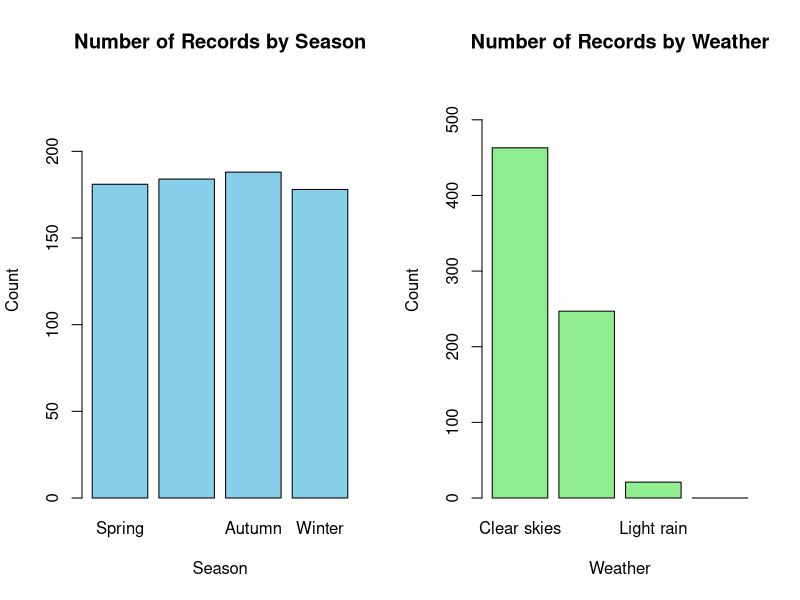
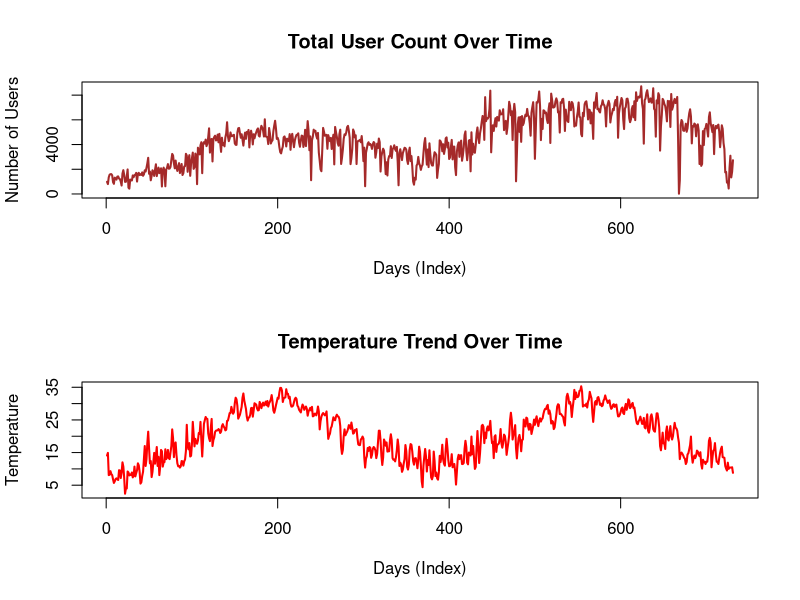

Recreate these plots in R, in order.
# File read
setwd("C:\\Users\\savli\\Documents\\GitHub\\Homework_01");
dataBikes <- read.csv("HW1_bike_sharing.csv", header = TRUE);

# ---- Item 1 ----#
#função para obter o número de linhas (=número de observações)
observationNumber <- nrow(dataBikes);
#função para obter o 1º elemento do vetor com os dias das observações
startDate <- dataBikes$dteday[1];
#função para obter o último elemento do vetor com os dias das observações
endDate <- dataBikes$dteday[observationNumber];

#Display das informações obtidas
cat("Número de observações:")
print(observationNumber)

cat("Data de início da amostra:")
print(startDate)

cat("Data de fim da amostra:") 
print(endDate)

# ---- Item 2 ----#

# Measures of Central Tendency
tempMean <- mean(dataBikes$temp);
tempMedian <- median(dataBikes$temp);
tempQuantile <- quantile(dataBikes$temp,
                         probs = c(0.25, 0.5, 0.75))

casualMean <- mean(dataBikes$casual);
casualMedian <- median(dataBikes$casual);
casualQuantile <- quantile(dataBikes$casual,
                           probs = c(0.25, 0.5, 0.75));

registeredMean <- mean(dataBikes$registered);
registeredMedian <- median(dataBikes$registered);
registeredQuantile <- quantile(dataBikes$registered,
                               probs = c(0.25, 0.5, 0.75));

# Table with the measures
centralTendTable <- data.frame(
  variable = c("temp", "casual", "registered"),
  Mean = c(tempMean, casualMean, registeredMean),
  Median = c(tempMedian, casualMedian, registeredMedian),
  Q1 = c(tempQuantile[1], casualQuantile[1], registeredQuantile[1]),
  Q3 = c(tempQuantile[3], casualQuantile[3], registeredQuantile[3])
)
cat("Statistical Summary of Numeric Variables\n") 
print(centralTendTable)

# ---- Item 3 ----#
# Replace the numbers with their names of representation
dataBikes$season <- factor(dataBikes$season,
                           levels = c(1, 2, 3, 4),
                           labels = c("Spring", "Summer",
                                      "Autumn", "Winter")); 
dataBikes$weathersit <- factor(dataBikes$weathersit,
                               levels = c(1, 2, 3, 4),
                               labels = c("Clear skies", "Cloudy",
                                          "Light rain", "Heavy rain"));

freqSeason <- table(dataBikes$season); # Shows each frequency of seasons
maxSeason <- names(freqSeason)[which.max(freqSeason)];
# Returns the most frequent season
freqWeathersit <- table(dataBikes$weathersit);
# Shows each frequency of weather situation 
maxWeathersit <- names(freqWeathersit)[which.max(freqWeathersit)];
# Returns the most frequent weather situation

par(mfrow = c(1,2))
barplot(freqSeason,
        col = "skyblue",
        main = "Number of Records by Season", 
        ylab = "Count",                       
        xlab = "Season",                     
        ylim = c(0, 240)
)

barplot(freqWeathersit,
        col = "lightgreen",
        main = "Number of Records by Weather",
        ylab = "Count",                        
        xlab = "Weather",                       
        ylim = c(0,550)
);
par(mfrow = c(1,1))

# ---- Item 4 ----#
dataBikes$totalUsers <- dataBikes$casual + dataBikes$registered;
# Calculates the number of total users per day
dataBikes$tempReal <- dataBikes$temp * 41;
# Converts the normalized temperature to its real value

par(mfrow = c(2,1))

plot(dataBikes$X, dataBikes$totalUsers, type = "l",
     col = "brown", lwd = 2,
     main = "Total User Count Over Time", 
     xlab = "Days (Index)", ylab = "Number of Users" 
);

plot(dataBikes$X, dataBikes$temp, type = "l",
     col = "red", lwd = 2,
     main = "Temperature Trend Over Time", 
     xlab = "Days (Index)", ylab = "Temperature"
);